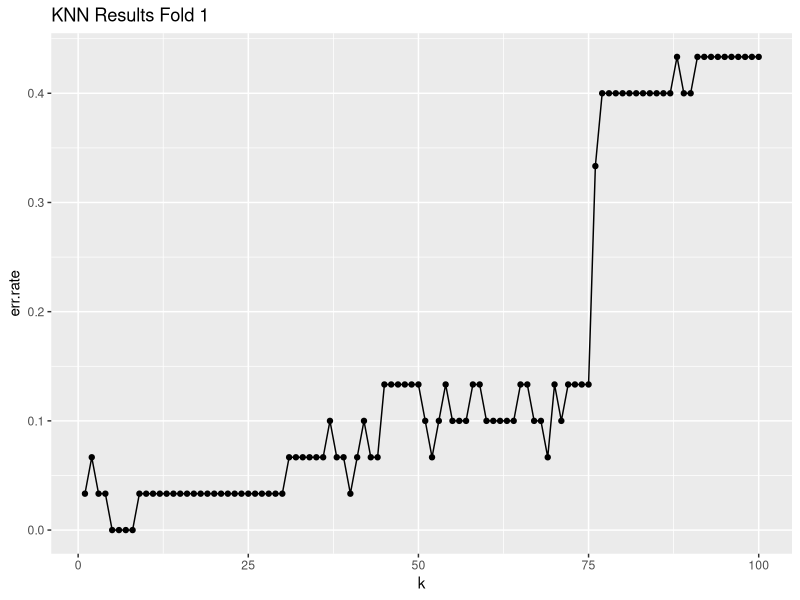
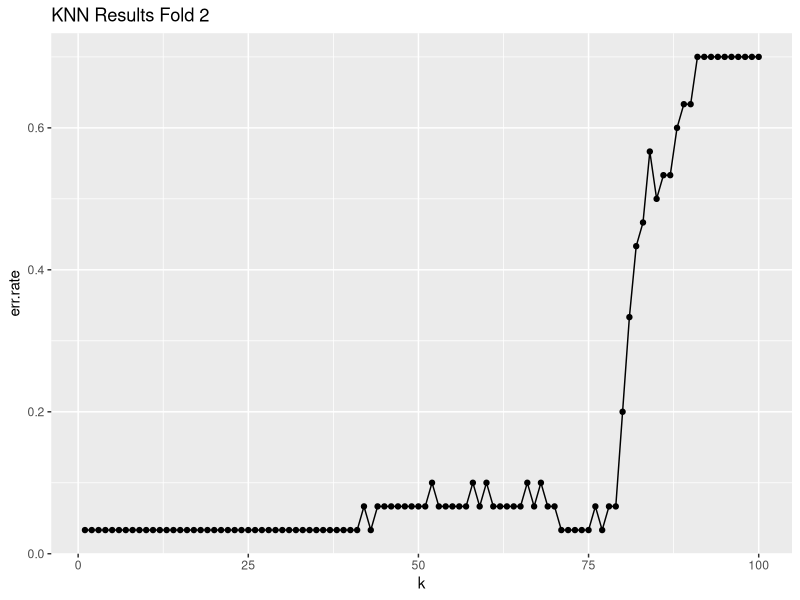
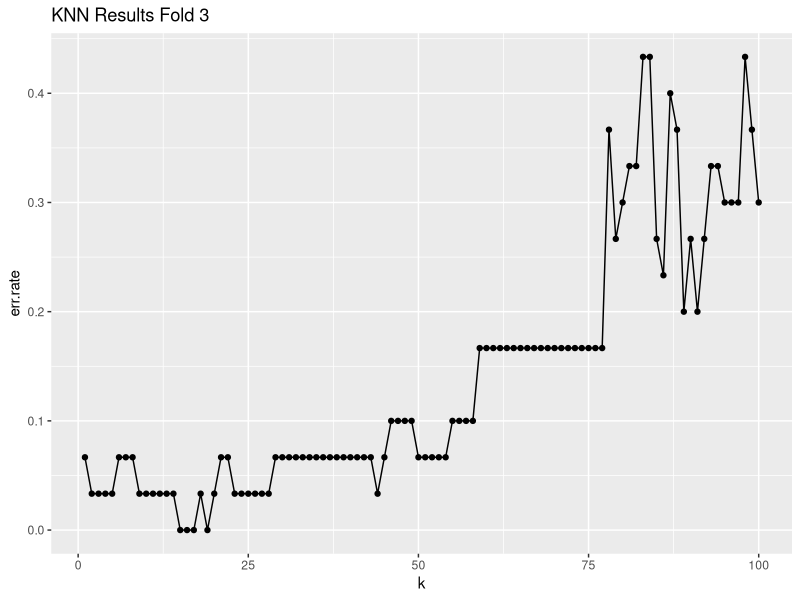
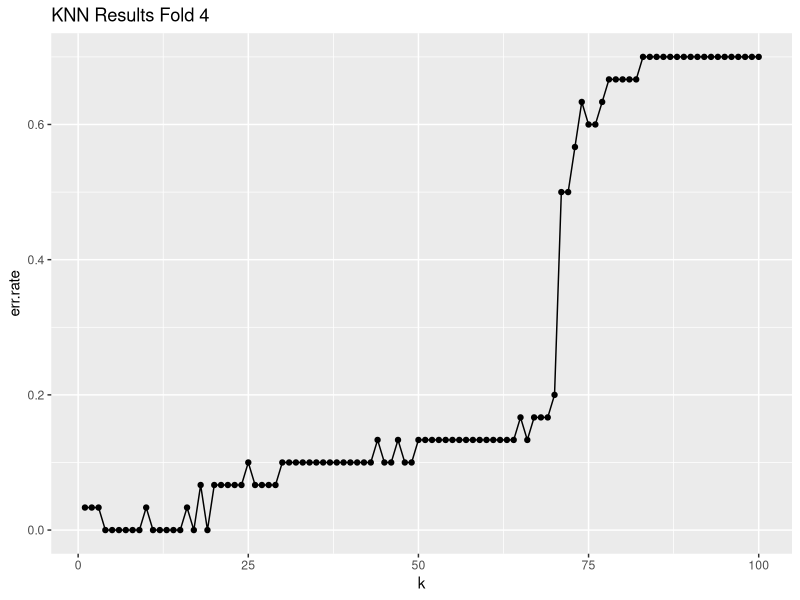
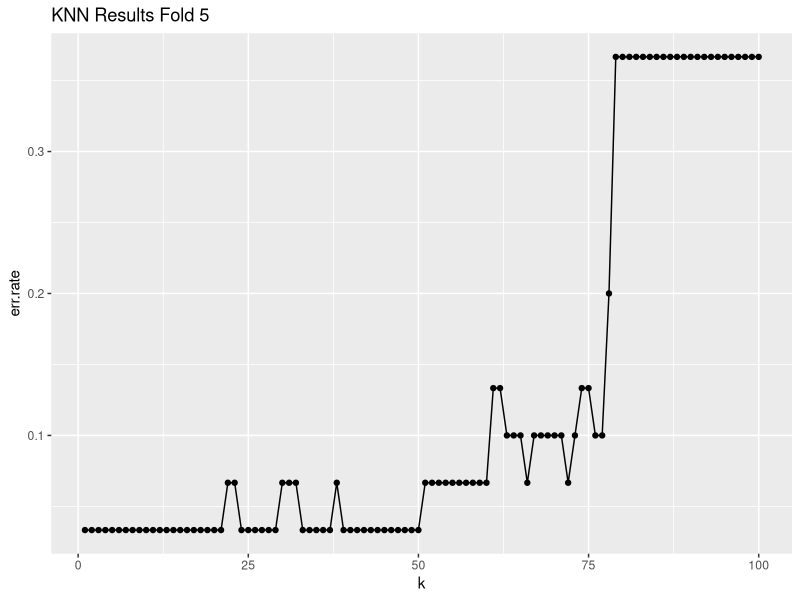

The R source for these figures, in order:
### HW2 - FOR LOOP Function for Cross-Validation Folds #### 

#rm(list=ls(all=TRUE))

library(class)
library(ggplot2)

data<-iris
labels <- data$Species
data$Species <- NULL

results.err.rates <- c()
cumulative <- c()

knn.nfold <- function(seed, n.folds, max.k) {
	set.seed(seed)
	N <- nrow(data)
	randomized <- sample(1:N)

	k.range <- (1:max.k)

	fold = 1
	
	a = (N / n.folds)
	
	b <- (1:a)

	for (each in 1:n.folds) {
		train.data <- data[-randomized[b], ]
		test.data <- data[randomized[b], ]
		
		train.labels <- as.factor(as.matrix(labels)[-randomized[b]])
		test.labels <- as.factor(as.matrix(labels)[randomized[b]])
		
		b <- b + a
		cat('\n', 'Fold ', fold,' Cross Validation Below', '\n', sep = "")
		
		for (k in k.range) {
			knn.fit <- knn(train.data,
			test.data,
			cl = train.labels,
			k = k
			)
			cat('\n', 'k = ', k, 'Fold = ',fold, '\n', sep = " ")
			print(table(test.labels, knn.fit))
			print(train.data)

			this.err <- sum(test.labels != knn.fit) / length(test.labels)
			results.err.rates <- append(results.err.rates, this.err)
				
			print ("the error for this k is:")
			print (this.err)
		}
		results <- data.frame(k.range, results.err.rates)
		names(results) <- c('k', 'err.rate')
		title <- paste('KNN Results Fold', fold)
		print ("And now I WON'T hang!  Wootwoot!")
		results.plot <- ggplot(results, aes(x=k, y=err.rate)) + geom_point() + geom_line()
		results.plot <- results.plot + ggtitle(title)
		print(results.plot)
		cat('\n', "Done with fold ", fold, " analysis", '\n', sep="")
		print (" ")
		
		print (results)
		print (results.err.rates)
		cumulative <- append(cumulative, results.err.rates)
		results.err.rates <- c()
		print (results.err.rates)
		fold <- fold + 1

	}
	fold <- fold - 1
	print (sum(cumulative))
	ave.out <- sum(cumulative) / (n.folds * max.k)
	cat('\n', "The average Generalization Error Rate for this ", fold, "-Fold kNN analysis is ", ave.out, '\n', sep="")
	return (ave.out)
	
}

knn.nfold(072413, 5, 100)